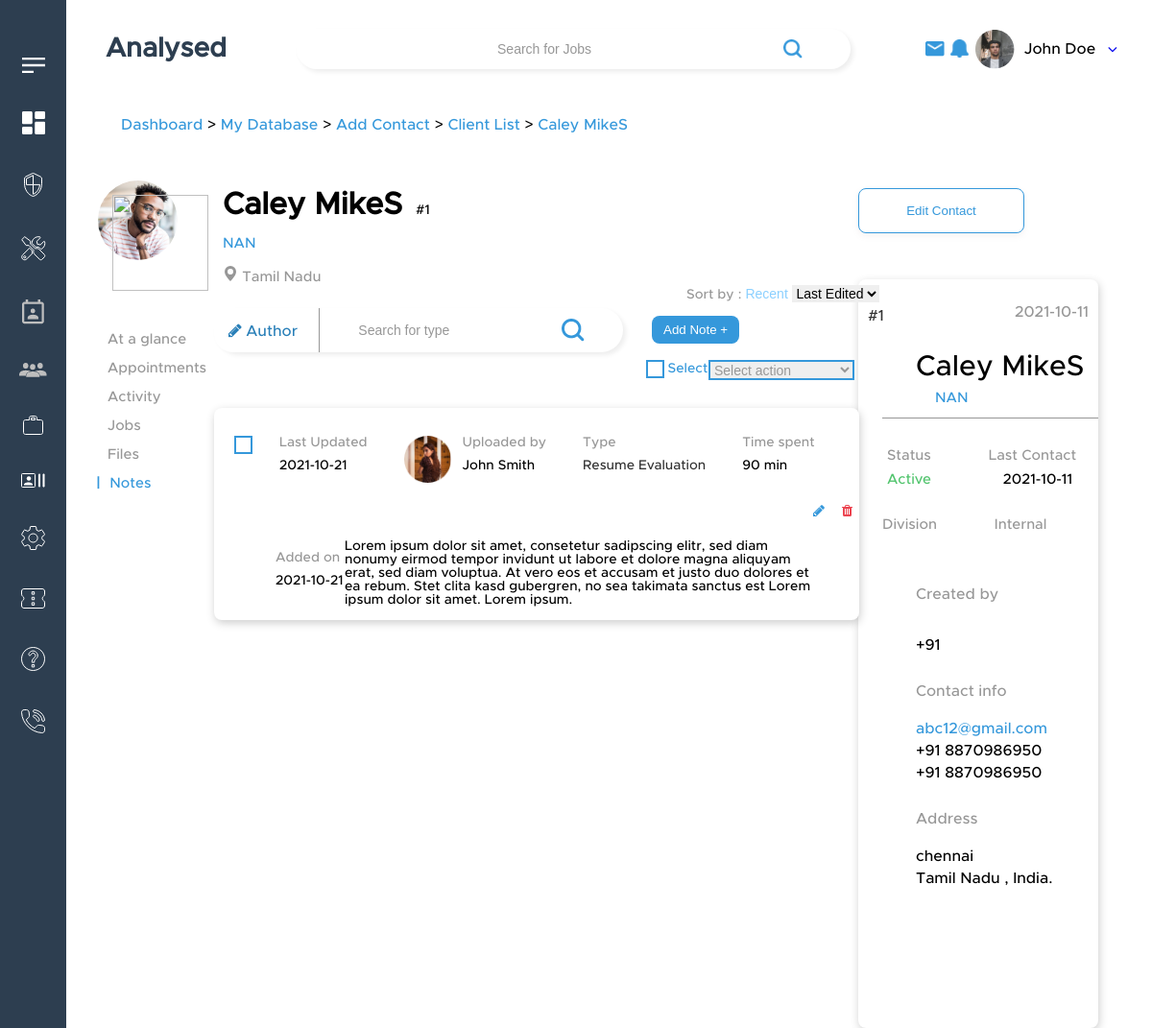
/recruiter/contact_specific-6.php?c_id=1, run on the app's committed database.
### tables this page shows
CREATE TABLE `contacts` (
  `contact_id` int(11) NOT NULL,
  `creator_id` int(11) DEFAULT NULL,
  `company` varchar(50) DEFAULT NULL,
  `fname` varchar(100) NOT NULL,
  `lname` varchar(100) NOT NULL,
  `status` varchar(100) NOT NULL,
  `picture` varchar(100) NOT NULL,
  `job_title` varchar(255) NOT NULL,
  `email` varchar(255) NOT NULL,
  `phone` varchar(15) NOT NULL,
  `address` varchar(255) NOT NULL,
  `skills` varchar(255) NOT NULL,
  `industry` varchar(255) NOT NULL,
  `last_meeting` date DEFAULT NULL,
  `mname` varchar(20) NOT NULL,
  `title` varchar(100) DEFAULT NULL,
  `city` varchar(30) NOT NULL,
  `zip_code` int(10) NOT NULL,
  `state` varchar(30) NOT NULL,
  `country` varchar(30) NOT NULL,
  `company_name` varchar(50) NOT NULL DEFAULT 'NAN',
  `contact_type` varchar(20) NOT NULL,
  `division` varchar(30) NOT NULL,
  `source` varchar(30) NOT NULL,
  `reports_to` varchar(30) NOT NULL,
  `last_contact` varchar(10) NOT NULL,
  `visibility` varchar(20) NOT NULL,
  `validity` varchar(20) NOT NULL,
  `lastvisit` date NOT NULL,
  `LinkedIn_profile` varchar(100) NOT NULL,
  `added_on` date NOT NULL DEFAULT current_timestamp()
);

CREATE TABLE `client` (
  `client_id` int(255) NOT NULL,
  `company_name` varchar(50) NOT NULL,
  `status` varchar(50) NOT NULL,
  `company` varchar(50) NOT NULL,
  `company_img` varchar(50) NOT NULL,
  `ownership` varchar(20) NOT NULL,
  `industry` varchar(50) NOT NULL,
  `source` varchar(20) NOT NULL,
  `parent_company` varchar(20) NOT NULL,
  `active_contact` varchar(50) NOT NULL,
  `company_desc` varchar(1000) NOT NULL,
  `permanent_fee` varchar(20) NOT NULL,
  `contract_fee` varchar(20) NOT NULL,
  `main_email` varchar(20) NOT NULL,
  `contact_no` bigint(10) NOT NULL,
  `address` varchar(100) NOT NULL,
  `city` varchar(20) NOT NULL,
  `zipcode` varchar(10) NOT NULL,
  `state` varchar(20) NOT NULL,
  `country` varchar(20) NOT NULL,
  `bank_name` varchar(20) NOT NULL,
  `bank_id` bigint(20) NOT NULL,
  `bank_acc_no` bigint(20) NOT NULL,
  `iban` varchar(20) NOT NULL,
  `vat` varchar(20) NOT NULL
);

CREATE TABLE `notes` (
  `id` int(11) NOT NULL,
  `firstname` varchar(50) NOT NULL,
  `note_type` varchar(50) NOT NULL,
  `reference_to` varchar(50) NOT NULL,
  `Job_reference` int(11) NOT NULL,
  `notes` varchar(500) NOT NULL,
  `time_spent` varchar(50) NOT NULL,
  `added_on` date NOT NULL,
  `last_edited` date NOT NULL
);

### recruiter/contact_specific-6.php (the view, shortened to what this page needs)
<?php include('header.php') ?>
<?php
   $conn=mysqli_connect(LOCALHOST,DB_USERNAME,DB_PASSWORD,DB_NAME) or die(mysqli_error());
?>
<?php
$flag=0;
?>
<?php
    $sql="select * from client ";
    $res=mysqli_query($conn,$sql);
    if($res == TRUE)
    {
        $count=mysqli_num_rows($res);
        if($count >0)
        {
            while($rows=mysqli_fetch_assoc($res))
            {
                $company_name=$rows['company_name'];
                $main_email=$rows['main_email'];
                $contact_no=$rows['contact_no'];
                $city=$rows['city'];
                $state=$rows['state'];
                $country=$rows['country'];
                $status=$rows['status'];
                $created_by=$rows['created_by'];
                $created_email=$rows['created_email'];
                $created_no=$rows['created_no'];
            }
        }
    }
?>
<?php
    $c_id=$_GET['c_id'];
    $sql="select * from contacts where contact_id='$c_id'";
    $res=mysqli_query($conn,$sql);
    if($res == TRUE)
    {
        $count=mysqli_num_rows($res);
        if($count >0)
        {
            while($rows=mysqli_fetch_assoc($res))
            {
                $fname=$rows['fname'];
                $lname=$rows['lname'];
                $picture=$rows['picture'];
                $status=$rows['status'];
                $city=$rows['city'];
                $city=$rows['city'];
                $state=$rows['state'];
                $country=$rows['country'];
                $company_name=$rows['company_name'];
                $added_on=$rows['added_on'];
            }
        }
    }
?>
<link rel="stylesheet" href="./css/contact_specific-6_running.css">
<body>
    <div class="container container-adjust">
        <div class="small_container">
            <div class="bread-crumbs_Mytools-recruiter">
                <a href="dashboard.php" class="unactive-breadcrumb-link">Dashboard</a> > <a href="candidate_list.php"
                    class="unactive-breadcrumb-link">My Database</a> > <a href="addContact.php"
                    class="unactive-breadcrumb-link">Add Contact</a> > <a href="contact_list.php"
                    class="unactive-breadcrumb-link"> Client List</a> > <a href=""
                    class="active-breadcrumb-link"><?php echo  $fname, $lname ?></a>
            </div>
            <div class="profile-img">
                <?php echo '<img src="../img/'.$picture.' " >' ;   ?>
                <h1><?php echo  $fname, $lname ?><p1> #<?php echo  $c_id ?></p1>
                </h1><br>
                <h2><?php echo  $company_name ?>
                </h2><br>
                <h4><svg xmlns="http://www.w3.org/2000/svg" width="16" height="16" fill="currentColor"
                        class="bi bi-geo-alt-fill" viewBox="0 0 16 16">
                        <path
                            d="M8 16s6-5.686 6-10A6 6 0 0 0 2 6c0 4.314 6 10 6 10zm0-7a3 3 0 1 1 0-6 3 3 0 0 1 0 6z" />
                    </svg> <?php echo  $state ?></h4>
            </div>
            <div class="button">
                <button>Edit Contact</button>
            </div>
            <div class="options">
                <p><a href="contact_specific-1.php?c_id=<?php echo $c_id; ?>">At a glance</a></p>
                <p><a href="contact_specific-2.php?c_id=<?php echo $c_id; ?>">Appointments</a></p>
                <p><a href="contact_specific-3.php?c_id=<?php echo $c_id; ?>">Activity</a></p>
                <p><a href="contact_specific-5.php?c_id=<?php echo $c_id; ?>">Jobs</a></p>
                <p><a href="contact_specific-4.php?c_id=<?php echo $c_id; ?>">Files</a></p>
                <p style="color:#3598DB;margin-left:-2px"> <b style="margin-right: 10px;">|</b>Notes</p>
            </div>
            <div class="status">
                <div class="status1">
                    <p>#<?php echo  $c_id ?></p>
                    <span><?php echo  $added_on ?></span>
                </div>
                <div class="status-name" style="margin-top:30px;">
                    <span style="margin-left:50px;"><?php echo  $fname, $lname ?></span>
                    <p style="color:#3598DB;margin-left:70px"><?php echo  $company_name ?>
                    </p>
                    <u
                        style="color:#979797;margin-left:15px">&emsp;&emsp;&emsp;&emsp;&emsp;&emsp;&emsp;&emsp;&emsp;&emsp;&emsp;&emsp;&emsp;&emsp;&emsp;</u>
                    <br><br>
                    <span style="color:#979797; font-size:15px; margin-left:20px;">Status&emsp;&emsp;&emsp;&emsp;Last
                        Contact</span>
                    <br>
                </div>
                <div class="displayname">
                    <span><?php echo  $status ?></span>&emsp;&emsp;&emsp;&emsp;&emsp;<?php echo  $added_on ?>
                </div>
                <br><br>
                <div class="fee">
                    <span>Division&emsp;&emsp;&emsp;&emsp;Internal</span><br>
                </div>
                <div class="fee-percent">
                </div>
                <br><br>
                <div class="details">
                    <p style="color:#979797;padding-top: 0px;">Created by</p>
                    <br>
                    <p style="color:#3598DB;"><?php echo  $created_by ?></p>
                    <p style="color:black;"><?php echo  $created_email ?></p>
                    <p style="color:black;">+91 <?php echo  $created_no ?></p>
                    <br><br>
                    <p style="color:#979797;padding-top: 0px;">Contact info</p>
                    <br>
                    <p style="color:#3598DB;"><?php echo  $main_email ?></p>
                    <p style="color:black;">+91 <?php echo  $contact_no ?></p>
                    <p style="color:black;">+91 <?php echo  $contact_no ?></p>
                    <br><br>
                    <p style="color:#979797;padding-top: 0px;">Address</p>
                    <br>
                    <p style="color:black"><?php echo  $city ?></p>
                    <p style="color: black;"><?php echo  $state ?> , <?php echo  $country ?>.</p>
                    <br><br>
                </div>
            </div>
            <div class="left-side-container-1">
                <span class="row-recruiter upcoming_interview_top_span">
                    <form method="post">
                        <div class="search-box">
                            <details id="dropdown" class="dropdown">
                                <summary class="dropdown-button">
                                    <span id="selected-item" class="selected-item"> <i class="fa fa-pencil"
                                            aria-hidden="true"></i> Author</span>
                                </summary>
                            </details>
                            <input class="search-form-input" type="search" name="textsearch"
                                placeholder="Search for type">
                            <button type="submit" name="btnsearch" class="searchButton">
                                <img src="./img/search-icon-blue.png" />
                            </button>
                        </div>
                    </form>
                    <button class="btn" id="myBtn" type="button">Add Note +</button>
                </span>
                <div class="row-flex-jobj justifycontent-flex-end-1">
                    <p class="sortbyText">Sort by :
                        <select name="multi_search" id="multi_search" class="sortbySelect">
                            <option>Recent</option>
                        </select>
                        <select id="multi_search" class="search_list">
                            <option value="" default class="search_list_option">Last Edited</option>
                        </select>
                    </p>
                </div>
                <div class="row-recruiter">
                    <div class="select-col">
                        <label for="c" class="select-col-label"> Select all</label>
                    </div>
                    <select id="multi_search" class="search_list_1">
                        <option value="" default>Select action</option>
                    </select>
                </div>
                <?php
                if($flag == 0)
                {
                  $sql3="select * from notes";
                }
            $res=mysqli_query($conn,$sql3);
            if($res == TRUE)
            {
                $count=mysqli_num_rows($res);
                if($count >0)
                {
                    while($rows=mysqli_fetch_assoc($res))
                    {
                        $last_edited=$rows['last_edited'];
                        $added_on=$rows['added_on'];
                        $note_type=$rows['note_type'];
                        $firstname=$rows['firstname'];
                        $time_spent=$rows['time_spent'];
                        $notes=$rows['notes'];
                 ?>
                <div class="row row-adjust">
                    <div class="column">
                        <label for="c1"></label>
                    </div>
                    <div class="column" id="ld">
                        <p class="col-1">Last Updated</p>
                        <span class="col-span-1"><?php echo $last_edited; ?></span>
                    </div>
                    <div class="column">
                        <img src="./img/Ellipse -5.png" class="img">
                    </div>
                    <div class="column" id="ub">
                        <p class="col-2">Uploaded by</p>
                        <span class="col-span-2"><?php echo $firstname; ?></span>
                    </div>
                    <div class="column">
                        <p class="col-3">Type</p>
                        <span class="col-span-3"><?php echo $note_type; ?></span>
                    </div>
                    <div class="column">
                        <p class="col-4">Time spent</p>
                        <span class="col-span-4"><?php echo $time_spent; ?></span>
                    </div>
                    <div class="edit-changes-div">
                        <div class="column edit-edjust">
                            <p class="col-5"> <i class="fa fa-pencil" aria-hidden="true"></i></p>
                        </div>
                        <div class="column delete-adjust">
                            <p class="col-6"> <i
                                    class="fa fa-trash" aria-hidden="true"></i></p>
                        </div>
                    </div>
                    <div class="column added-on-adjust" style="margin-top:80px;margin-left: -750px;">
                        <p class="col-1">Added on</p>
                        <span class="col-span-1"><?php echo $added_on; ?></span>
                    </div>
                    <div class="column" id="note">
                        <p><?php echo $notes; ?></p>
                    </div>
                </div>
                <?php
                        }
                    }
                }
            ?>
            </div>
        </div>
    </div>
</body>

### recruiter/css/header_remove.css (style rules this page uses)
* { margin: 0px; padding: 0px; box-sizing: border-box; }
a { text-decoration: none; outline: none; border: none; }
.row-recruiter { display: flex; align-items: center; flex-wrap: wrap; }
body { background-color: white; box-sizing: border-box; font-family: 'CeraB'; background-color: #fff; }
.container { max-width: 100%; margin-left: 80px; position: relative; padding: 0px 30px; margin-top: 30px; }
.searchButton { background: none; outline: none; cursor: pointer; border: none; }
.small_container { max-width: 80vw; display: block; margin: 80px auto; position: relative; }

### recruiter/css/index_remov.css (style rules this page uses)
* { margin: 0px; padding: 0px; box-sizing: border-box; }
.unactive-breadcrumb-link { color: #979797; text-decoration: none; font-family: MetroM; }
.active-breadcrumb-link { color: #3598DB; text-decoration: none; font-family: MetroM; }
.row-flex-jobj { display: flex; align-items: center; flex-wrap: wrap; }
body { background-color: white; box-sizing: border-box; font-family: MetroM; background-color: #fff; }
.container { max-width: 100%; margin-left: 80px; position: relative; padding: 0px 30px; margin-top: 30px; }
input { font-size: 16px; }
.searchButton { background: none; outline: none; cursor: pointer; border: none; }
.small_container { max-width: 90vw; display: block; margin: 80px auto; position: relative; }
.small_container { margin: 45px auto; }
.addcan_breadcrumb_container, .bread-crumbs_Mytools-recruiter { margin-top: 50px; }

### data on the page
contacts: fname "Caley Mike", lname "S", company_name "NAN", state "Tamil Nadu", added_on "2021-10-11", status "Active", city "chennai", country "India"
client: main_email "abc12@gmail.com", contact_no "8870986950"
notes: last_edited "2021-10-21", firstname "John Smith", note_type "Resume Evaluation", time_spent "90 min", added_on "2021-10-21", notes "Lorem ipsum dolor sit amet, consetetur sadipscing elitr, sed diam nonumy eirmod tempor invidunt ut labore et dolore magna aliquyam erat, sed diam voluptua. At vero eos et accusam et justo duo dolores et ea rebum. Stet clita kasd gubergren, no sea takimata sanctus est Lorem ipsum dolor sit amet. Lorem ipsum."

### other printed values
$c_id "1"
